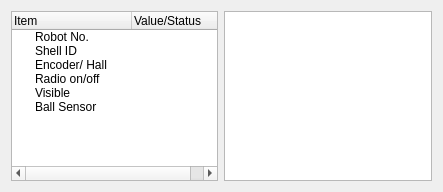
<?xml version="1.0" encoding="UTF-8"?>
<ui version="4.0">
 <class>Form</class>
 <widget class="QWidget" name="Form">
  <property name="geometry">
   <rect>
    <x>0</x>
    <y>0</y>
    <width>443</width>
    <height>192</height>
   </rect>
  </property>
  <property name="windowTitle">
   <string>Form</string>
  </property>
  <layout class="QGridLayout" name="gridLayout">
   <item row="0" column="0">
    <widget class="QTreeWidget" name="treeWidget">
     <property name="columnCount">
      <number>2</number>
     </property>
     <attribute name="headerDefaultSectionSize">
      <number>120</number>
     </attribute>
     <column>
      <property name="text">
       <string>Item</string>
      </property>
     </column>
     <column>
      <property name="text">
       <string>Value/Status</string>
      </property>
     </column>
     <item>
      <property name="text">
       <string>Robot No.</string>
      </property>
     </item>
     <item>
      <property name="text">
       <string>Shell ID</string>
      </property>
     </item>
     <item>
      <property name="text">
       <string>Encoder/ Hall </string>
      </property>
     </item>
     <item>
      <property name="text">
       <string>Radio on/off</string>
      </property>
     </item>
     <item>
      <property name="text">
       <string>Visible </string>
      </property>
     </item>
     <item>
      <property name="text">
       <string>Ball Sensor</string>
      </property>
     </item>
    </widget>
   </item>
   <item row="0" column="1">
    <widget class="QGraphicsView" name="graphicsView"/>
   </item>
  </layout>
 </widget>
 <resources/>
 <connections/>
</ui>
